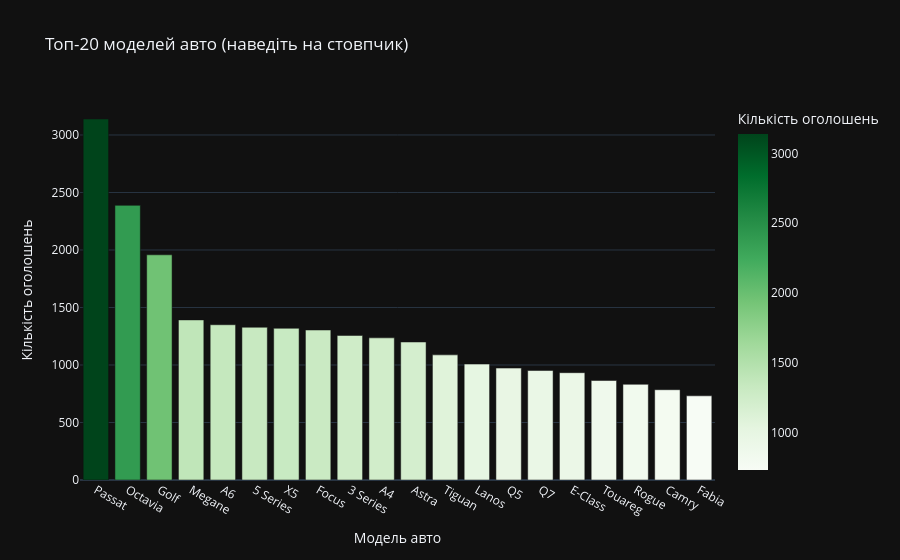

Notebook code for this chart:
### Code cell
# Топ 20 моделей авто
top_marks_df = df['Model'].value_counts().head(20).reset_index()
top_marks_df.columns = ['Model', 'Count']

fig = px.bar(
    top_marks_df,
    x='Model',
    y='Count',
    title="Топ-20 моделей авто (наведіть на стовпчик)",
    labels={'Model': 'Модель авто', 'Count': 'Кількість оголошень'},
    color='Count',
    color_continuous_scale='Greens'
)

# Налаштовуємо вигляд підказки при наведенні
fig.update_traces(
    hovertemplate="<b>Модель:</b> %{x}<br><b>Кількість:</b> %{y:,}<extra></extra>"
)

fig.show()

### Figure 1 — Plotly figure (JSON) as saved in the notebook; plotly's stock layout.template omitted (floating-point values rounded to 4 significant figures)
{"data": [{"hovertemplate": "<b>Модель:</b> %{x}<br><b>Кількість:</b> %{y:,}<extra></extra>", "legendgroup": "", "marker": {"color": [3139, 2388, 1958, 1392, 1350, 1328, 1319, 1304, 1257, 1236, 1200, 1088, 1008, 973, 952, 933, 865, 832, 785, 732], "coloraxis": "coloraxis", "pattern": {"shape": ""}}, "name": "", "orientation": "v", "showlegend": false, "textposition": "auto", "x": ["Passat", "Octavia", "Golf", "Megane", "A6", "5 Series", "X5", "Focus", "3 Series", "A4", "Astra", "Tiguan", "Lanos", "Q5", "Q7", "E-Class", "Touareg", "Rogue", "Camry", "Fabia"], "xaxis": "x", "y": [3139, 2388, 1958, 1392, 1350, 1328, 1319, 1304, 1257, 1236, 1200, 1088, 1008, 973, 952, 933, 865, 832, 785, 732], "yaxis": "y", "type": "bar"}], "layout": {"xaxis": {"anchor": "y", "domain": [0.0, 1.0], "title": {"text": "Модель авто"}}, "yaxis": {"anchor": "x", "domain": [0.0, 1.0], "title": {"text": "Кількість оголошень"}}, "coloraxis": {"colorbar": {"title": {"text": "Кількість оголошень"}}, "colorscale": [[0.0, "rgb(247,252,245)"], [0.125, "rgb(229,245,224)"], [0.25, "rgb(199,233,192)"], [0.375, "rgb(161,217,155)"], [0.5, "rgb(116,196,118)"], [0.625, "rgb(65,171,93)"], [0.75, "rgb(35,139,69)"], [0.875, "rgb(0,109,44)"], [1.0, "rgb(0,68,27)"]]}, "legend": {"tracegroupgap": 0}, "title": {"text": "Топ-20 моделей авто (наведіть на стовпчик)"}, "barmode": "relative"}}
